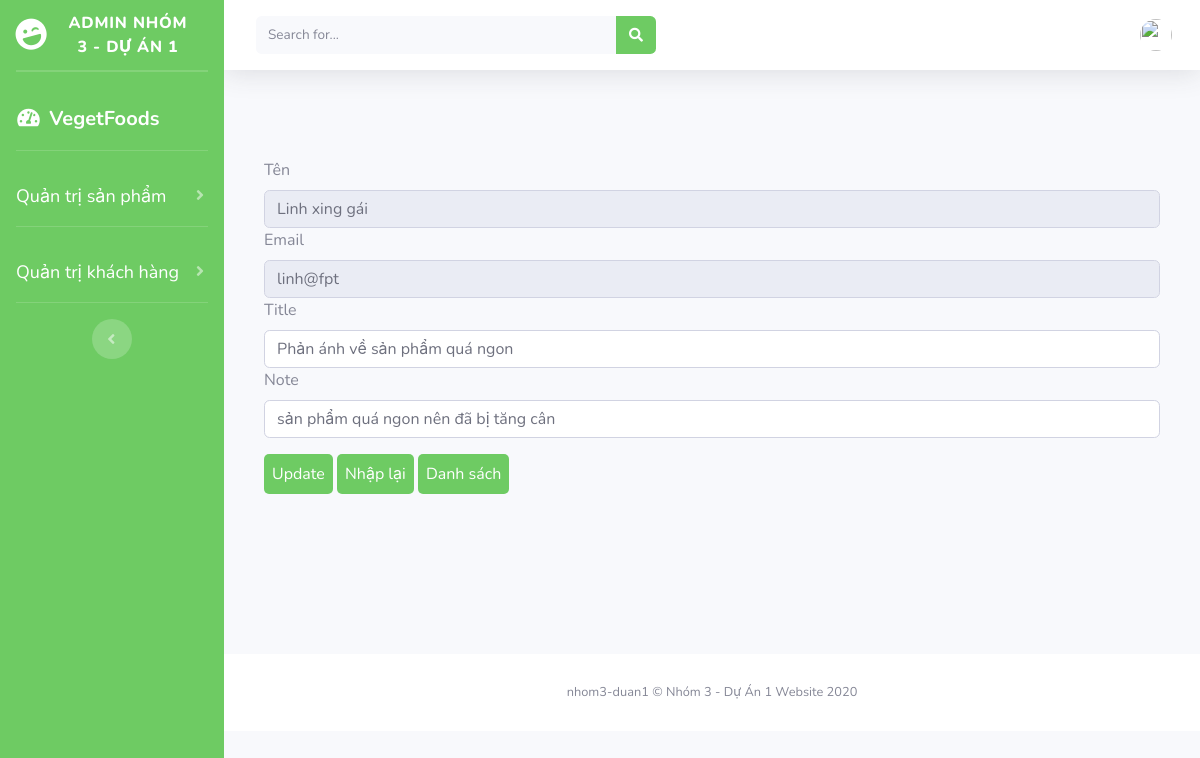
Page /admin/index.php?act=sualh&masua=6 on the committed database.
### tables this page shows
CREATE TABLE `lienhe` (
  `id` int(11) NOT NULL,
  `name` varchar(250) NOT NULL,
  `email` varchar(50) NOT NULL,
  `title` varchar(255) NOT NULL,
  `note` text NOT NULL
);

### admin/lienhe/sualh.php (the view, shortened to what this page needs)
<?php
if (isset($_GET['masua'])) {
    $sualienhe = $_GET['masua'];
    $kq = $conn->query("SELECT * FROM lienhe WHERE id = $sualienhe")->fetch();
}
?>
<div class="form" style="padding:  40px ;">
    <form action="" style="margin-bottom: 120px;"  method="POST">
        <div class="mb-3">
            <input type="hidden" class="form-control" value="<?php echo $kq['id'] ?>" disabled placeholder="Tự động tăng"><br>
            <label for="exampleInputPassword1" class="form-label">Tên</label>
            <input type="text" class="form-control" value="<?php echo $kq['name'] ?>" name="tenlh" required disabled>
            <label for="exampleInputPassword1" class="form-label">Email</label>
            <input type="text" class="form-control" value="<?php echo $kq['email'] ?>" name="emaillh" disabled required>
            <label for="exampleInputPassword1" class="form-label">Title</label>
            <input type="text" class="form-control" value="<?php echo $kq['title'] ?>" name="titlelh" required>
            <label for="exampleInputPassword1" class="form-label">Note</label>
            <input type="text" class="form-control" value="<?php echo $kq['note'] ?>" name="notelh" required>
        </div>
        <input type="submit" name="update" value="Update" style="background-color:#6ECB63 ;color:#fff;border:none;padding:8px;border-radius:5px">
        <input type="reset" value="Nhập lại" style="background-color:#6ECB63 ;color:#fff;border:none;padding:8px;border-radius:5px">
        <a href="index.php?act=listlh" style="color: white; text-decoration: none;"><input style="background-color:#6ECB63 ;color:#fff;border:none;padding:8px;border-radius:5px" type="button" value="Danh sách"></a>
    </form>
</div>

### rows in the picture
lienhe: tenlh "Linh xing gái", emaillh "linh@fpt", titlelh "Phản ánh về sản phẩm quá ngon", notelh "sản phẩm quá ngon nên đã bị tăng cân"
